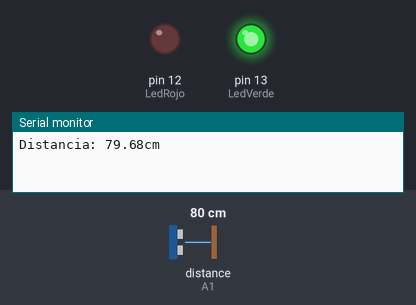
The sketch below on a simulated Arduino Uno, built with avr-gcc and run on an emulated ATmega328P. On the bench: output pins drawn as LEDs (lit = HIGH), the last lines printed to the serial monitor. Wiring (inferred from the names in the program): ultrasonic range finder: trigger A0; echo A1. The test bench sets the inputs (shaded band); at power-on: distance to the obstacle (sensor on A1) 80 cm. The echo pulse lasts 58.3 µs per cm; pins used as bus, display or sensor lines are not drawn.

Above: at 1.3 s.
1.4 s: distance to the obstacle (sensor on A1) set to 9 cm
4.1 s: distance to the obstacle (sensor on A1) set to 6 cm
At 5.4 s:
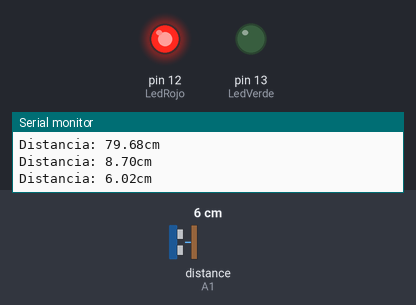
6.8 s: distance to the obstacle (sensor on A1) set to 18 cm
At 8.6 s:
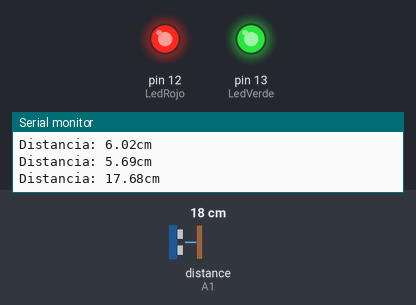
10.6 s: distance to the obstacle (sensor on A1) set to 2 cm
At 12.5 s:
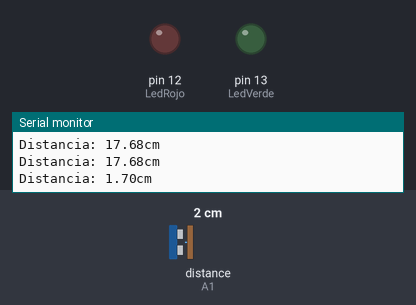
14.6 s: distance to the obstacle (sensor on A1) set to 35 cm
At 18.4 s:
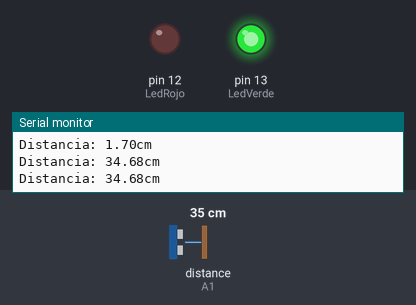
Timing chart, 0 to 19.7 s (numbered marks = the images above; inputs shaded):
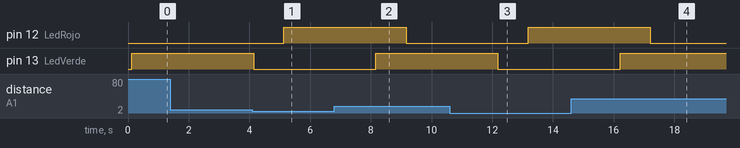

Measured:
- the behaviour switches between 8 and 7 cm on distance to the obstacle (sensor on A1) (found by bisection; images 0 and 1)
- after the input at 4.1 s, pin 12 (LedRojo): LOW → HIGH after 1.0 s; pin 13 (LedVerde): HIGH → LOW at once
- after the input at 6.8 s, pin 12 (LedRojo): HIGH → LOW after 2.4 s; pin 13 (LedVerde): LOW → HIGH after 1.4 s
- after the input at 10.6 s, pin 12 (LedRojo): LOW → HIGH after 2.6 s; pin 13 (LedVerde): HIGH → LOW after 1.6 s
- after the input at 14.6 s, pin 12 (LedRojo): HIGH → LOW after 2.6 s; pin 13 (LedVerde): LOW → HIGH after 1.6 s

The sketch:

SensorUltrasonido.ino
```cpp
/*
Las variables "echo", "trigger", "LedVerde" y "LedRojo" se declaran como constantes de tipo entero y se les asignan valores correspondientes a los pines utilizados en el circuito.
La variable "tiempo" es de tipo long y se utiliza para almacenar el tiempo transcurrido entre el envío del pulso ultrasónico y la recepción del eco.
La variable "distancia" es de tipo float y se utiliza para almacenar la distancia calculada en centímetros.
En la función setup(), se configuran los pines de los LEDs, el pin de entrada del sensor de eco, el pin de salida del trigger y se inicia la comunicación serial a una velocidad de 9600 baudios.
En la función loop(), se llaman a las funciones medir() e indicador_nivel().
La función medir() realiza las siguientes operaciones:
Primero se establece el pin del trigger en bajo durante 2 microsegundos.
A continuación, se establece el pin del trigger en alto durante 10 microsegundos y luego se vuelve a poner en bajo.
Se utiliza la función pulseIn() para medir el tiempo que tarda en llegar el eco al pin de entrada del sensor de eco (echo). El resultado se almacena en la variable "tiempo" en microsegundos.
La distancia se calcula utilizando la fórmula de conversión del tiempo a distancia: distancia = tiempo * 0.0343 / 2. El factor de conversión 0.0343 se utiliza para convertir el tiempo en distancia en centímetros.
La función indicador_nivel() controla los LEDs en función de la distancia medida:
Si la distancia es menor a 7 centímetros, se apaga el LED verde y se enciende el LED rojo durante un segundo.
Si la distancia es igual o mayor a 7 centímetros, se enciende el LED verde y se apaga el LED rojo durante un segundo.
El programa se ejecuta en un bucle continuo, midiendo la distancia y controlando los LEDs en función de la distancia medida. Los resultados de la medición se envían a través de la comunicación serial para su visualización en un monitor serial.
*/

const int echo=A1; /*pin utilizado para recibir el eco del pulso ultrasónico reflejado por un objeto. Este pin mide el tiempo transcurrido entre el envío del
pulso y la recepción del eco. Este tiempo se utiliza posteriormente en el cálculo de la distancia.*/
const int trigger=A0;
const int LedVerde=13;
const int LedRojo=12;
long tiempo;
float distancia;

void setup()
{
  pinMode(LedVerde, OUTPUT);
  pinMode(LedRojo,OUTPUT);
  pinMode(echo,INPUT);
  pinMode(trigger,OUTPUT);
  Serial.begin(9600);
  delay(100);
}

void loop()
{
  medir();

  Serial.print("Distancia: ");
  Serial.print(distancia);      //Enviamos serialmente el valor de la distancia
  Serial.print("cm");
  Serial.println();

  indicador_nivel();
}

void medir()
{
  digitalWrite(trigger,LOW);
  delayMicroseconds(2);
  digitalWrite(trigger,HIGH);
  delayMicroseconds(10);
  digitalWrite(trigger,LOW);

  tiempo=pulseIn(echo,HIGH);//us=microsegundos
  distancia = float(tiempo*0.0343)/2;
  delay(10);
}
void indicador_nivel()
{
if(distancia<7){
  digitalWrite(LedVerde,LOW);
  delay(1000);
  digitalWrite(LedRojo , HIGH);   // poner el Pin en HIGH
  delay(1000);
}
else if(distancia>=7){
  digitalWrite(LedVerde , HIGH);   // poner el Pin en HIGH
  delay(1000);
  digitalWrite(LedRojo, LOW);
  delay(1000);
}
}
```
